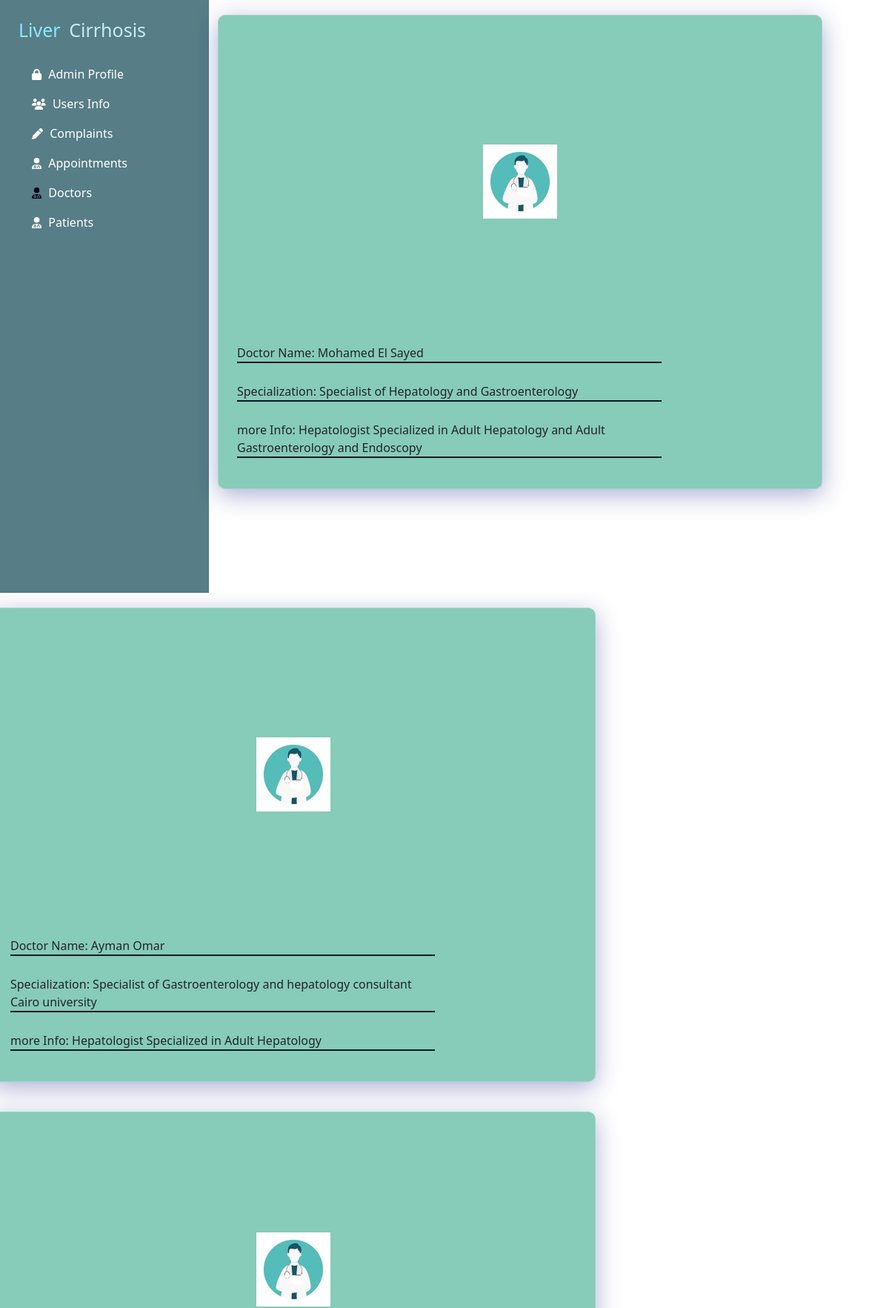
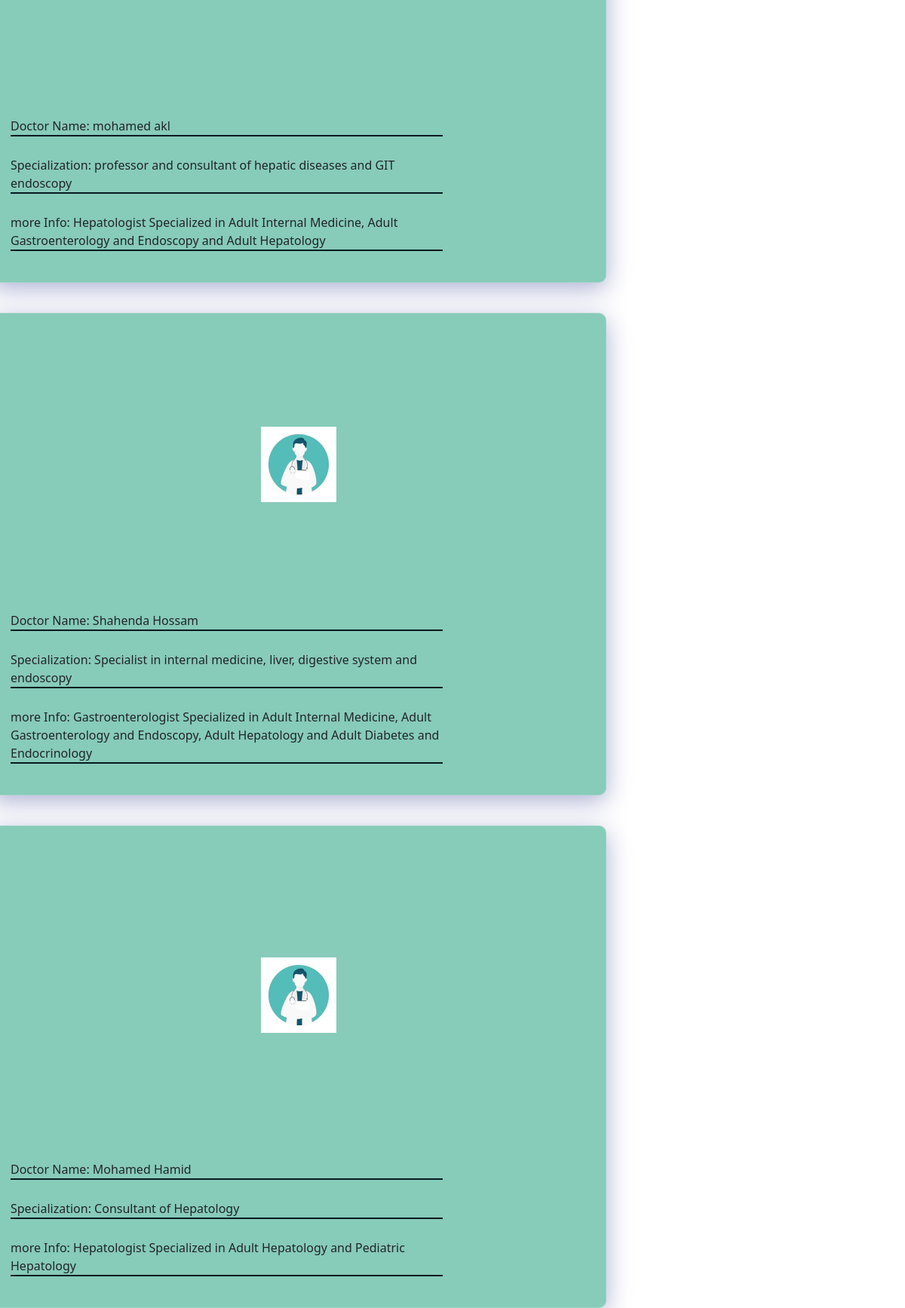
The app's page /doctors.php (upper part) with its own data (2 pictures, top to bottom).
### tables this page shows
CREATE TABLE `doctors` (
  `id` int(11) NOT NULL,
  `name` varchar(255) NOT NULL,
  `specialization` varchar(255) NOT NULL,
  `info` varchar(255) NOT NULL,
  `location` varchar(255) NOT NULL,
  `schedule` varchar(255) NOT NULL,
  `phone_number` varchar(255) NOT NULL
);

### db/users.php (called while the page is built, shortened)
<?php
function database_get_all_doctors(){
    $conn = database_connect();
    $result = mysqli_query($conn, "select * from doctors");
    $doctors = mysqli_fetch_all($result, MYSQLI_ASSOC);
    $doctors_objects = [];
    foreach($doctors as $doctor){
        $doctors_objects[] = (object)$doctor; }
    return $doctors_objects;
}

### doctors.php (the view, shortened to what this page needs)
<?php
    require_once __DIR__ . '/db/users.php';
    $doctors = database_get_all_doctors();
?>
<!DOCTYPE html>
<html lang="en">
  <head>
    <link rel="stylesheet" href="res/css/bootstrap.min.css" />
    <link rel="stylesheet" href="res/css/admin-style.css" />
  </head>
  <body>
    <div class="fluid">
      <div class="row">
        <div class="col-lg-3 col-md-4 col-sm-2">
          <nav>
          <h3 class="title">Liver <span>Cirrhosis</span></h3>
            <ul class="links-list">
              <li class="link">
                <a href="admin_profile.php"><i class="fas fa-lock"></i> Admin Profile</a>
              </li>
              <li class="link">
                <a href="users_info.php"><i class="fas fa-users"></i> Users Info</a>
              </li>
              <li class="link">
                <a href="complaints.php"><i class="fas fa-pen"></i> Complaints</a>
              </li>
              <li class="link">
              <a href="manage_appointment.php"><i class="fas fa-user-doctor"></i> Appointments</a>
              </li>
              <li class="link">
              <a href="doctors.php"><i class="fas fa-user-doctor active"></i> Doctors</a>
              </li>
              <li class="link">
              <a href="view_patients.php"><i class="fas fa-user-doctor"></i> Patients</a>
              </li>
            </ul>
          </nav>
        </div>
        <?php  foreach($doctors as $doctor): ?>
          <div class="card col-lg-8 col-md-9 col-sm-10">
              <div class="imgSec">
                  <img src="res/img/admin6.jpg" alt="">
              </div>
                <form class="firForm">
                  <p class="inputTxt"> Doctor Name: <?php echo $doctor->name ?></p>
                  <p class="inputTxt"> Specialization: <?php echo $doctor->specialization ?></p>
                  <p class="inputTxt"> more Info: <?php echo $doctor->info ?></p>
                </form>
          </div>
        <?php endforeach; ?>
      </div>
    </div>
  </body>
</html>

### res/css/admin-style.css (style rules this page uses)
* { margin: 0; padding: 0; box-sizing: border-box; }
nav { padding: 25px; background-color: #577D86; height: 100vh; }
nav .title { margin-bottom: 20px; color: #85ebff; display: inline-block; font-size: 25px; }
nav .title span { color: #c2edf6; margin-left: 5px; }
nav .links-list { padding-left: 15px; }
nav .links-list li { display: inline-block; list-style: none; padding: 3px; display: block; margin-top: 10px; }
nav .links-list li a { color: #fff; text-decoration: none; transition: 0.3s ease-in-out; }
nav .links-list li a svg { margin-right: 5px; font-size: 15px; }
nav .links-list li a:hover, .active { color: #0e0421; }
.card { padding: 15px; margin: 20px 0; height: 80vh; background: #87CBB9; box-shadow: 0 8px 32px 0 rgba( 31, 38, 135, 0.37 ); backdrop-filter: blur( 11px ); -webkit-backdrop-filter: blur( 11px ); border-radius: 10px; border: 1px solid rgba( 255, 255, 255, 0.18 ); }
.imgSec { width: 100px; height: 100px; border-radius: 50%; margin: auto; }
.imgSec img { width: 100%; }
.firForm { padding: 10px; display: grid; grid-template-columns: 75%; gap: 10px; }
.firForm .inputTxt { border: none; margin-left: 0px; border-bottom: 2px solid #041a1f; }

### records on screen
doctors: name "Mohamed El Sayed", specialization "Specialist of Hepatology and Gastroenterology", info "Hepatologist Specialized in Adult Hepatology and Adult Gastroenterology and Endoscopy"
doctors: name "Ayman Omar", specialization "Specialist of Gastroenterology and hepatology consultant Cairo university", info "Hepatologist Specialized in Adult Hepatology"
doctors: name "mohamed akl", specialization "professor and consultant of hepatic diseases and GIT endoscopy", info "Hepatologist Specialized in Adult Internal Medicine, Adult Gastroenterology and Endoscopy and Adult Hepatology"
doctors: name "Shahenda Hossam", specialization "Specialist in internal medicine, liver, digestive system and endoscopy", info "Gastroenterologist Specialized in Adult Internal Medicine, Adult Gastroenterology and Endoscopy, Adult Hepatology and Adult Diabetes and Endocrinology"
doctors: name "Mohamed Hamid", specialization "Consultant of Hepatology", info "Hepatologist Specialized in Adult Hepatology and Pediatric Hepatology"
